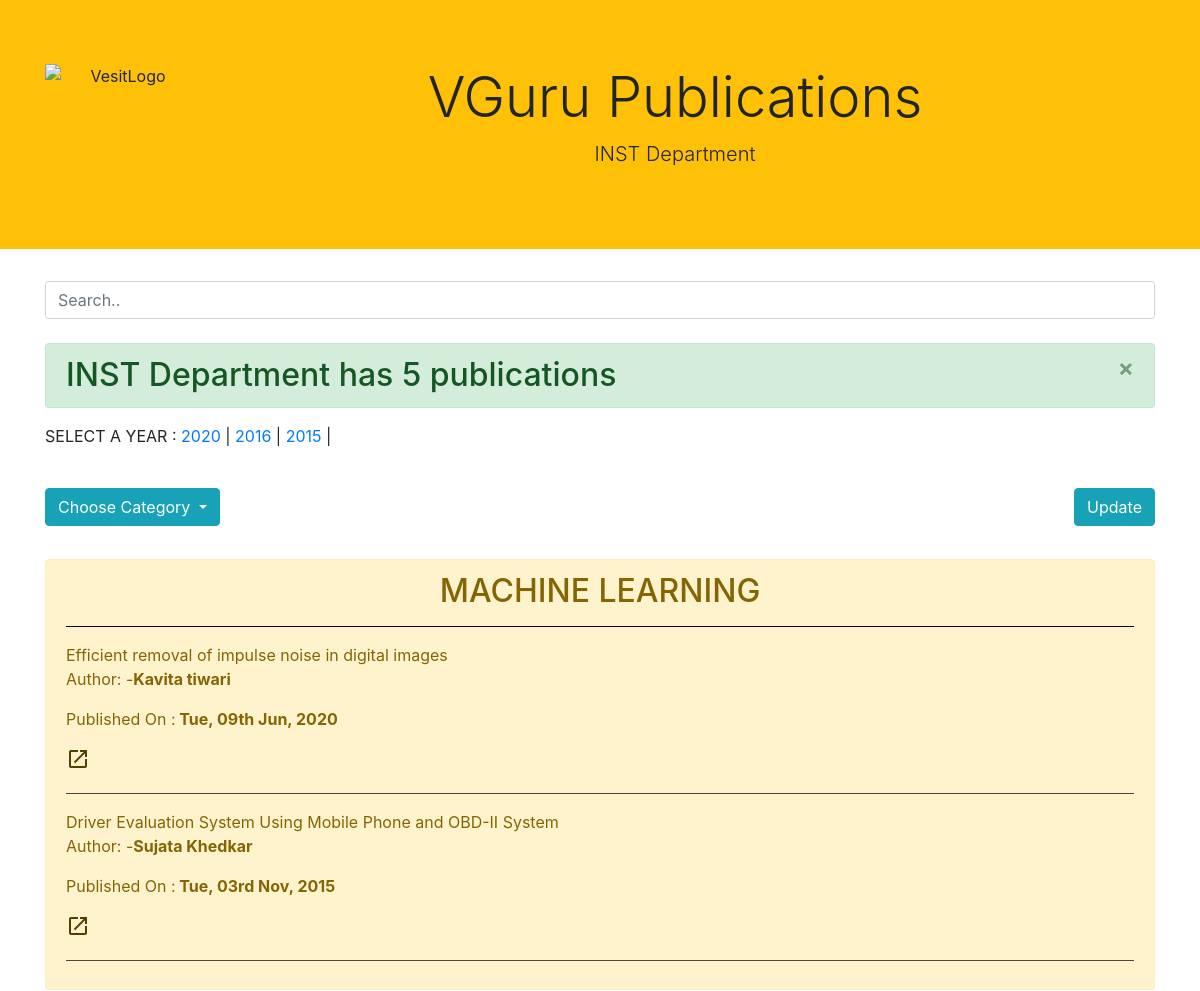
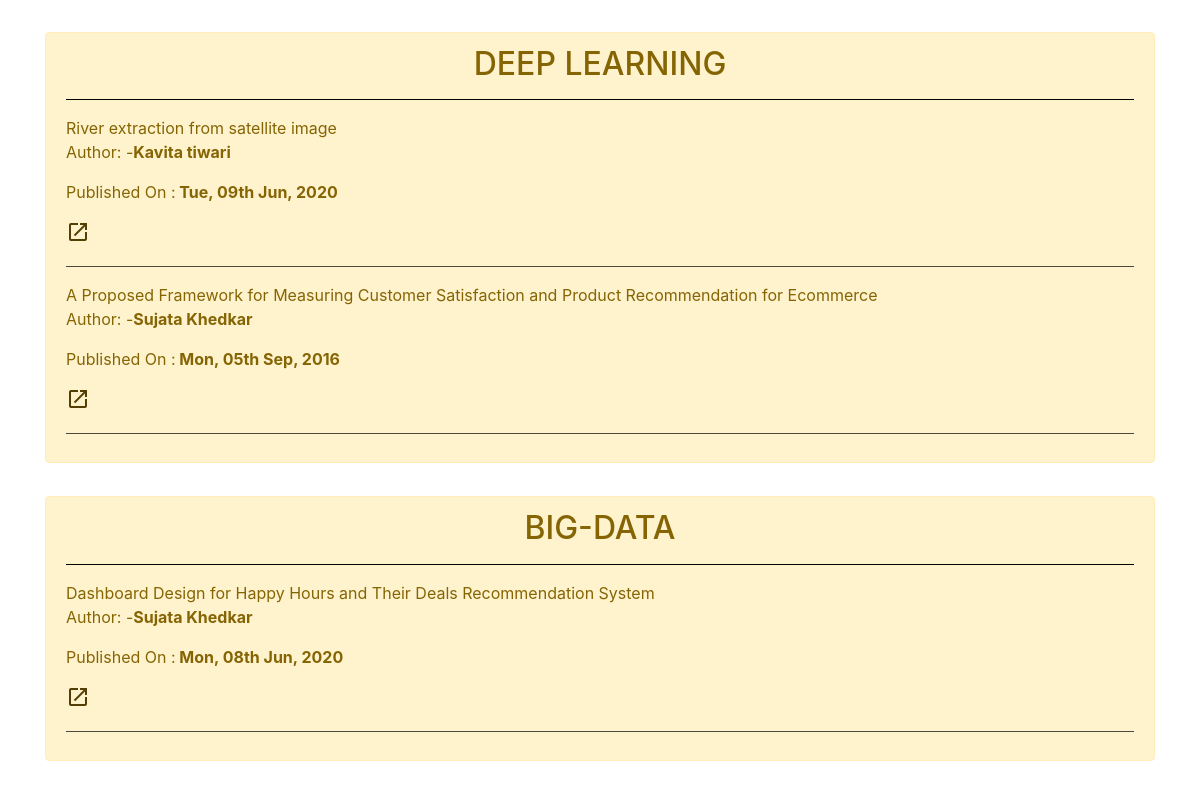
/inst/, run on the app's committed database (2 pictures, top to bottom).
### publish/models.py (models this page shows, shortened)
class Article(models.Model):
    id = models.AutoField
    name = models.CharField(max_length=200, blank=False)
    publish_date = models.DateField(default=timezone.now())
    author = models.CharField(max_length=200, blank=False)
    category = models.CharField(max_length=100)
    article_link = models.URLField()

### publish/views.py (the view)
# urls.py: path('', views.index,name="index"),
def index(request):
    articles = Article.objects.all()
    years = list(map(lambda a: a.publish_date.year,articles))
    categories = list(map(lambda a: a.category, articles))
    set_categories = list(set(categories))
    categorical = defaultdict(list)
    for article in articles:
        categorical[article.category].append(article)
    for article in categorical.values():
        article.sort(key = lambda a: -a.publish_date.year)
    params = {'articles': dict(categorical), 'years': sorted(set(years), reverse=True), 'count': len(articles), 'categories': set_categories}
    return render(request, 'publish/index.html', params)

### publish/templates/publish/index.html (shortened to what this page needs)
<!DOCTYPE html>
<html lang="en">
<head>
    <link rel="stylesheet" href="https://stackpath.bootstrapcdn.com/bootstrap/4.5.0/css/bootstrap.min.css">
</head>
<body>
    <div class="jumbotron jumbotron-fluid bg-warning text-black text-center">
        <div class="container">
            <!-- {% load static %}
            <img src='{% static "publish\ves-logo.png" %}' class="float-left" alt="My image"> -->
            <img src='https://lh3.googleusercontent.com/NV3GMIm7Wq6VTQtWc19z3zrYmT3lMEDlzXH-RtkVwKyExLriveE-x6g1UsXXRuiru6Q' class="float-left" alt="VesitLogo" height=150px width=150px>
            <h1 class="display-4">VGuru Publications</h1>
            <p class="lead">
                INST Department
            </p>
        </div>
    </div>
    <div class="container">
        <form method='GET' action='/inst/search'>
            <input class="form-control" name="search" id="myInput" type="text" placeholder="Search..">
        </form>
        <br />
        <h2 class="alert alert-success alert-dismissible fade show">
            INST Department has {{ count }} publication{{ count|pluralize }}
            <button type="button" class="close" data-dismiss="alert" aria-label="Close">
                    <span aria-hidden="true">&times;</span>
                </button>
        </h2>
        <p>
            SELECT A YEAR : {% for year in years %}
            <a href="/inst/{{year}}">{{ year }}</a> | {% endfor %}
        </p>
        <br>
        <div class="dropdown">
            <button class="btn btn-info dropdown-toggle" type="button" id="dropdownMenuButton" data-toggle="dropdown" aria-haspopup="true" aria-expanded="false">
                    Choose Category
                </button>
            <a href="inst/admin/" target="_blank" class="btn btn-info float-right">Update</a>
        </div>
        <hr style="border-color:white"> {% for key, value in articles.items %}
        <div id="myDIV">
            <div>
                <div class="alert alert-warning">
                    <center>
                        <h2 class="alert-heading" id="{{ key | upper }}">{{ key | upper }}</h2>
                    </center>
                    <hr style="border-color:black;"> {% for paper in value %}
                    <p class="text-justify" id='{{ paper.publish_date|date:"Y" }}'>
                        {{ paper.name }}
                        <br> Author: -<b>{{ paper.author }}</b>
                        <p>Published On :<b> {{ paper.publish_date|date:"D, dS M,  Y" }}</b></p>
                        <a href="{{ paper.article_link }}" class="alert-link"><i class="material-icons">launch</i></a>
                    </p>
                    <hr style="opacity:0.7;border-color:black;"> {% endfor %}
                </div>
            </div>
            <hr style="border-color:white">
        </div>
        {% endfor %}
</body>
</html>

### data on the page
Article: category "MACHINE LEARNING", name "Efficient removal of impulse noise in digital images", author "Kavita tiwari", publish_date "Tue, 09th Jun, 2020"
Article: name "Driver Evaluation System Using Mobile Phone and OBD-II System", author "Sujata Khedkar", publish_date "Tue, 03rd Nov, 2015"
Article: category "DEEP LEARNING", name "River extraction from satellite image", author "Kavita tiwari", publish_date "Tue, 09th Jun, 2020"
Article: name "A Proposed Framework for Measuring Customer Satisfaction and Product Recommendation for Ecommerce", author "Sujata Khedkar", publish_date "Mon, 05th Sep, 2016"
Article: category "BIG-DATA", name "Dashboard Design for Happy Hours and Their Deals Recommendation System", author "Sujata Khedkar", publish_date "Mon, 08th Jun, 2020"

### other printed values
{{ count }} "5"
{{ year }} "2020" "2016" "2015"
